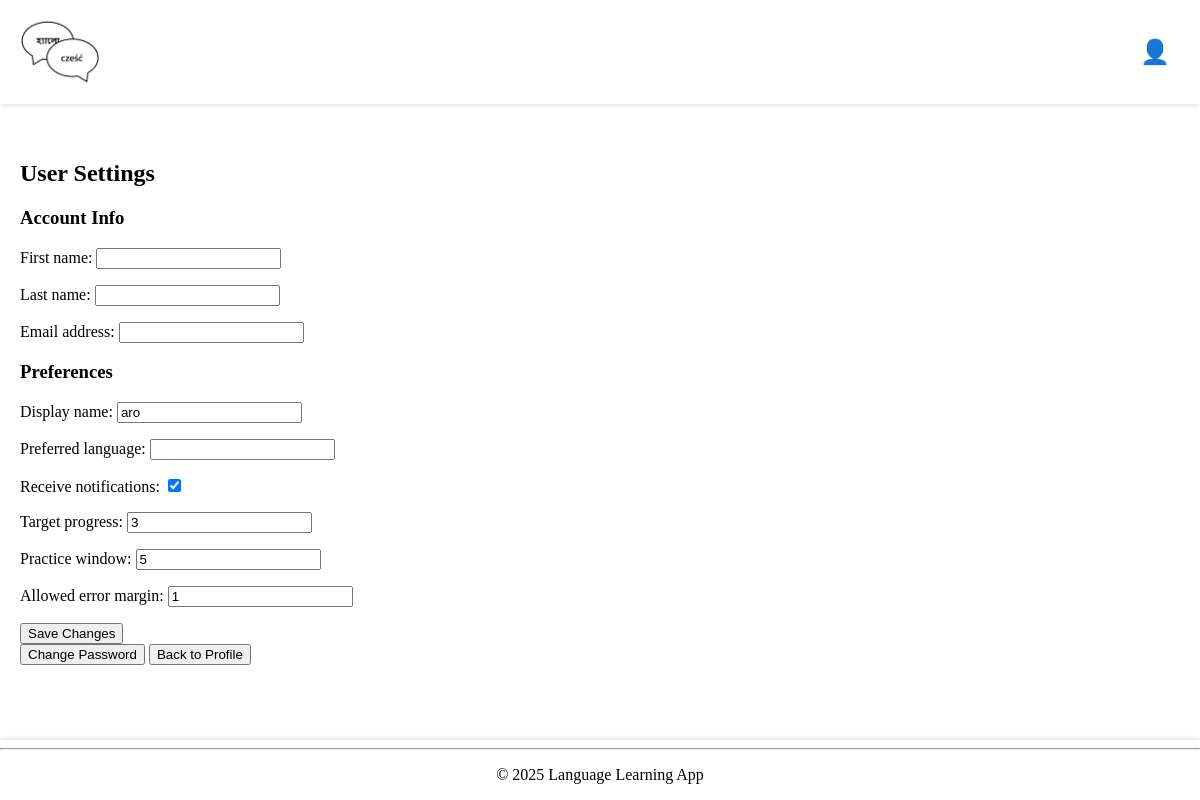
Page /settings/ (signed in) on the earlier database version.
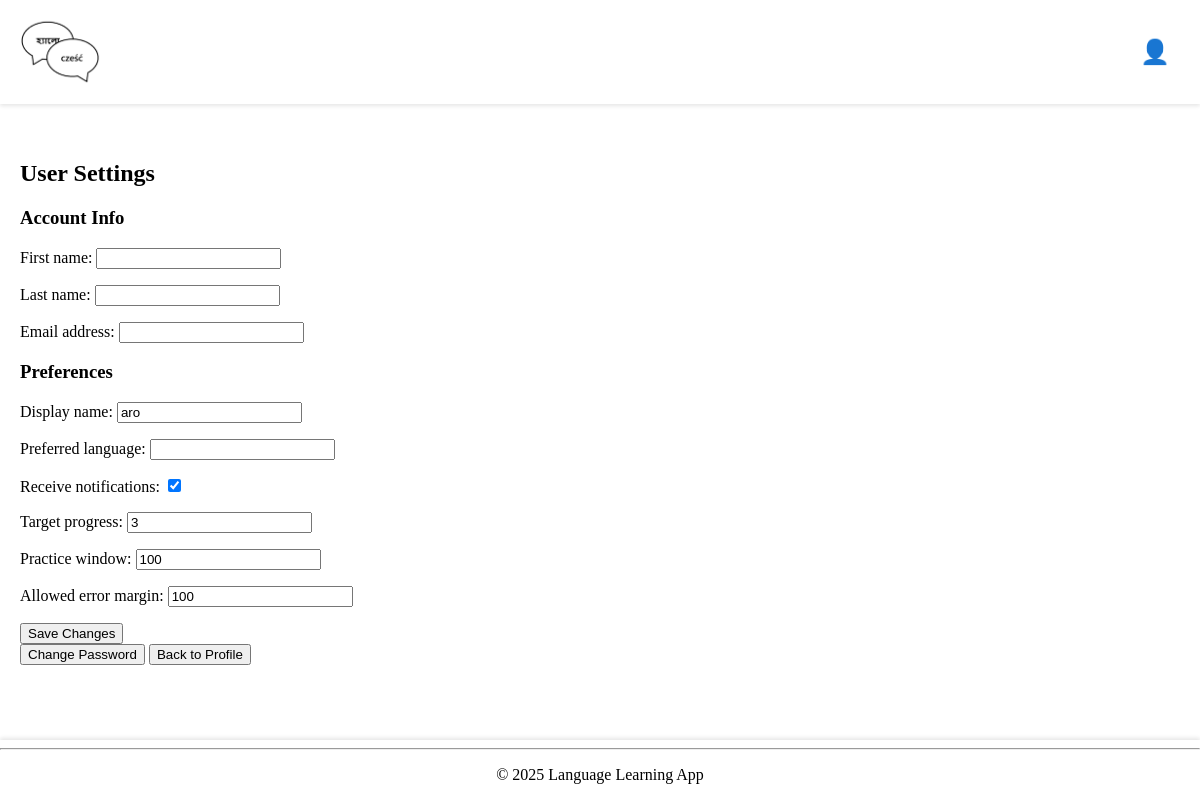
Same page on the later database version.
### base/models.py (models this page shows, shortened)
class UserProfile(models.Model):
    user = models.OneToOneField(User, on_delete=models.CASCADE)
    display_name = models.CharField(max_length=100, blank=True)
    preferred_language = models.CharField(max_length=50, blank=True)
    receive_notifications = models.BooleanField(default=True)
    target_progress = models.PositiveIntegerField(default=3, validators=[MinValueValidator(1)])
    practice_window = models.PositiveIntegerField(default=10, validators=[MinValueValidator(1)])
    allowed_error_margin = models.PositiveIntegerField(default=0, validators=[MinValueValidator(0)])

### base/views.py (the view)
# urls.py: path("settings/", views.settings_view, name="settings"),
@login_required(login_url="login")
def settings_view(request):
    user_profile, created = UserProfile.objects.get_or_create(user=request.user)
    if request.method == "POST":
        user_form = UserForm(request.POST, instance=request.user)
        profile_form = UserProfileForm(request.POST, instance=user_profile)
        if user_form.is_valid() and profile_form.is_valid():
            user_form.save()
            profile_form.save()
            messages.success(request, "Your settings have been updated.")
            return redirect("profile")
    else:
        user_form = UserForm(instance=request.user)
        profile_form = UserProfileForm(instance=user_profile)
    return render(
        request,
        "base/settings.html",
        {"user_form": user_form, "profile_form": profile_form},
    )

### base/forms.py
class UserForm(forms.ModelForm):
    class Meta:
        model = User
        fields = ["first_name", "last_name", "email"]

class UserProfileForm(forms.ModelForm):
    class Meta:
        model = UserProfile
        fields = ["display_name", "preferred_language", "receive_notifications", "target_progress", "practice_window", "allowed_error_margin"]

### base/templates/base/settings.html (shortened to what this page needs)
{% extends "main.html" %}
{% block content %}
<h2>User Settings</h2>
<form method="post">
    <h3>Account Info</h3>
    {{ user_form.as_p }}
    <h3>Preferences</h3>
    {{ profile_form.as_p }}
    <button type="submit">Save Changes</button>
</form>
<a href="{% url 'password_change' %}"><button>Change Password</button></a>
<a href="{% url 'profile' %}"><button>Back to Profile</button></a>
{% endblock content %}

Differences in the rows shown:
changed UserProfile "aro": practice_window "5" → "100"; allowed_error_margin "1" → "100"
